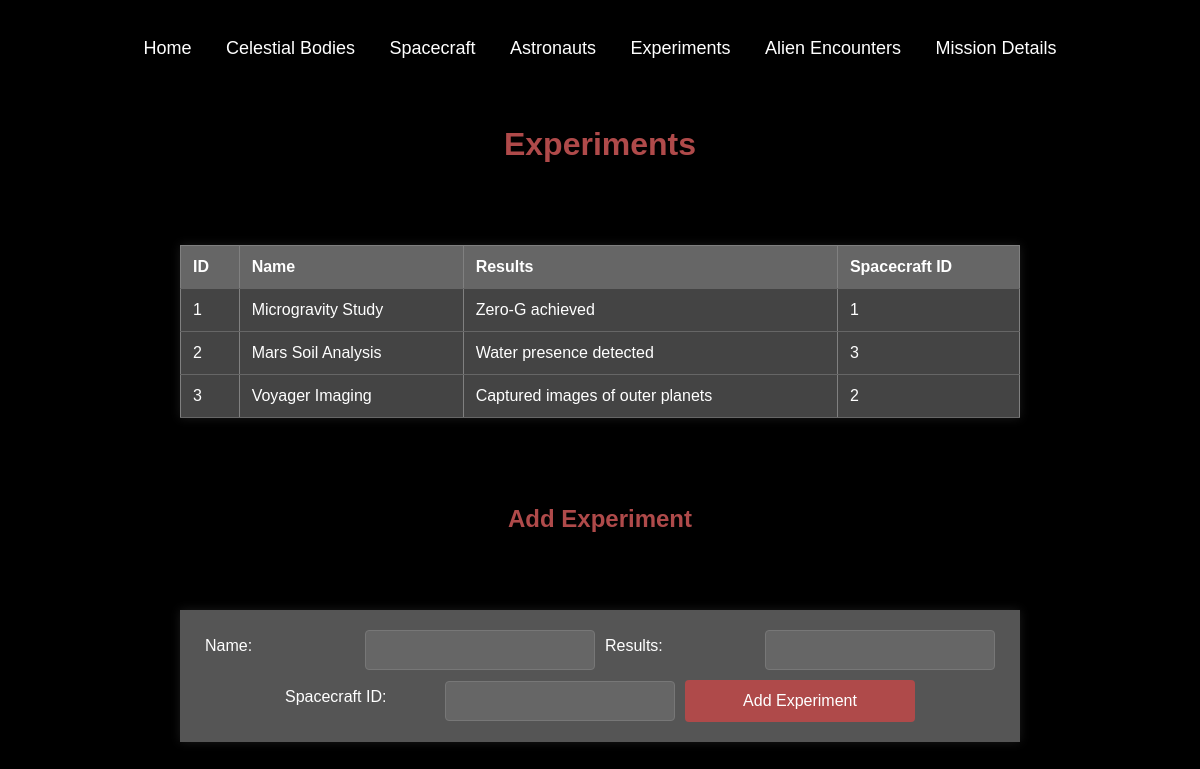
Screenshot of /experiments with the database file from the repository.
### app.py (models this page shows)
class Experiment(db.Model):
    id = db.Column(db.Integer, primary_key=True)
    name = db.Column(db.String(50), nullable=False)
    results = db.Column(db.String(100), nullable=False)
    spacecraft_id = db.Column(db.Integer, db.ForeignKey('spacecraft.id'), nullable=False)

### app.py (the view)
@app.route('/experiments')
def experiments():
    return render_template('experiments.html', experiments=Experiment.query.all())

### templates/experiments.html (shortened to what this page needs)
<!DOCTYPE html>
<html lang="en">
  <head>
    <link
      rel="stylesheet"
      href="{{ url_for('static', filename='index.css') }}"
    />
  </head>
  <body>
    <div class="navbar">
      <a href="/">Home</a>
      <a href="/celestial_bodies">Celestial Bodies</a>
      <a href="/spacecraft">Spacecraft</a>
      <a href="/astronauts">Astronauts</a>
      <a href="/experiments">Experiments</a>
      <a href="/alien_encounters">Alien Encounters</a>
      <a href="/mission_details">Mission Details</a>
    </div>
    <h1>Experiments</h1>
    <table border="1">
      <tr>
        <th>ID</th>
        <th>Name</th>
        <th>Results</th>
        <th>Spacecraft ID</th>
      </tr>
      {% for experiment in experiments %}
      <tr>
        <td>{{ experiment.id }}</td>
        <td>{{ experiment.name }}</td>
        <td>{{ experiment.results }}</td>
        <td>{{ experiment.spacecraft_id }}</td>
      </tr>
      {% endfor %}
    </table>
    <h2>Add Experiment</h2>
    <form class="ajax-form" id="experiment-form" action="/add_experiment" method="post">
      <label for="experiment_name">Name:</label>
      <input type="text" id="experiment_name" name="name" required />
      <label for="results">Results:</label>
      <input type="text" id="results" name="results" required />
      <label for="spacecraft_id">Spacecraft ID:</label>
      <input type="text" id="spacecraft_id" name="spacecraft_id" required />
      <button type="submit">Add Experiment</button>
    </form>
  </body>
</html>

### static/index.css (style rules this page uses)
* { margin: 0; padding: 0; box-sizing: border-box; }
h1 { color: #af4a4a; margin-bottom: 20px; }
.navbar { background-color: black; padding: 10px; text-align: center; }
.navbar a { color: #fff; text-decoration: none; margin: 0 15px; font-size: 18px; }
body { font-family: "Arial", sans-serif; background-color: black; color: #fff; display: flex; flex-direction: column; align-items: center; justify-content: space-around; height: 100vh; }
h1 { color: #af4a4a; padding-bottom: 5px; margin-bottom: 20px; }
table { width: 70%; border-collapse: collapse; margin-bottom: 30px; background-color: #444; box-shadow: 0 0 10px rgba(255, 255, 255, 0.1); color: #fff; }
th, td { padding: 12px; text-align: left; border-bottom: 1px solid #666; }
th { background-color: #666; color: #fff; }
form { width: 70%; background-color: #555; box-shadow: 0 0 10px rgba(255, 255, 255, 0.1); padding: 20px; margin-bottom: 30px; display: flex; justify-content: center; align-items: center; flex-wrap: wrap; gap: 10px; }
label { flex: 0 0 calc(20% - 10px); margin-bottom: 8px; color: #fff; }
input { flex: 0 0 calc(30% - 10px); padding: 10px; box-sizing: border-box; border: 1px solid #777; border-radius: 4px; font-size: 16px; background-color: #666; color: #fff; }
button { background-color: #af4a4a; color: #fff; padding: 12px; border: none; border-radius: 4px; cursor: pointer; font-size: 16px; flex: 0 0 calc(30% - 10px); }
h2 { margin-bottom: 20px; color: #af4a4a; }

### rows the page displays
Experiment: id "1", name "Microgravity Study", results "Zero-G achieved", spacecraft_id "1"
Experiment: id "2", name "Mars Soil Analysis", results "Water presence detected", spacecraft_id "3"
Experiment: id "3", name "Voyager Imaging", results "Captured images of outer planets", spacecraft_id "2"
